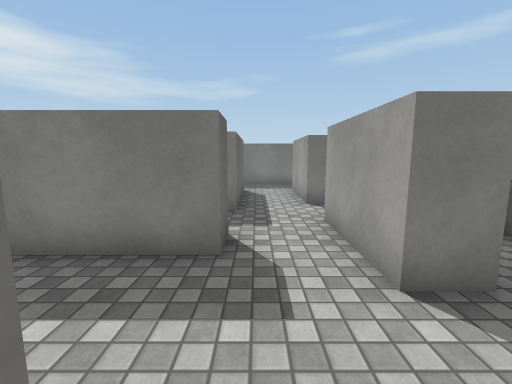
View 1 (above)

17 first-person views from a walk through a Unity game level. The camera is 1.4 m above the floor, tilts 8° down and sees 90° across. The floor is counted in squares, 1 m on a side. Each view is taken from the middle of a square. On the plan, view 1 faces up. The plan holds only what a view shows up to about 13 squares ahead; the rest is blank. The player is left out. Surface patterns are stand-ins for the level's own textures.

View 2
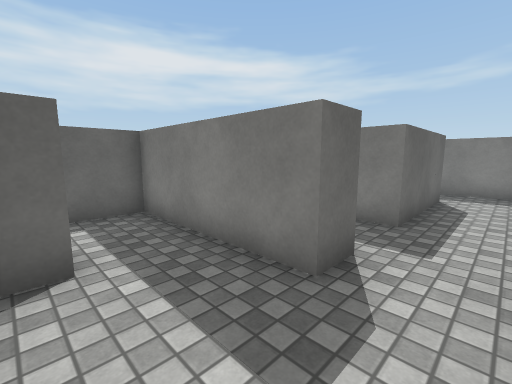

View 3
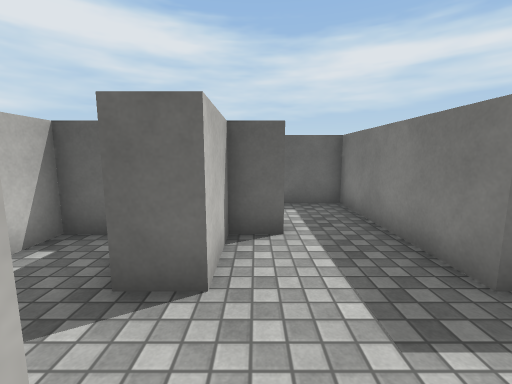

View 4
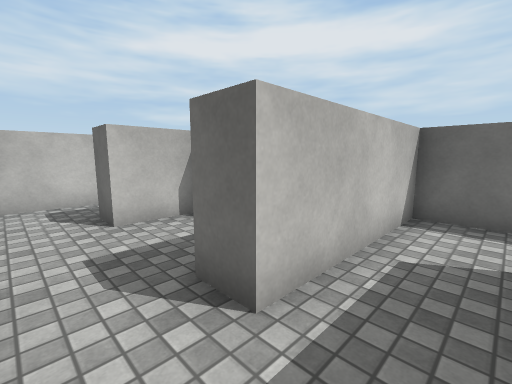

View 5
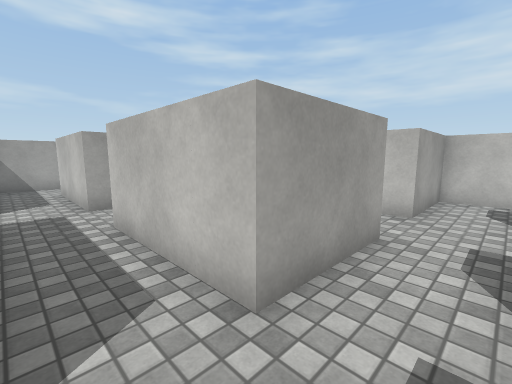

View 6
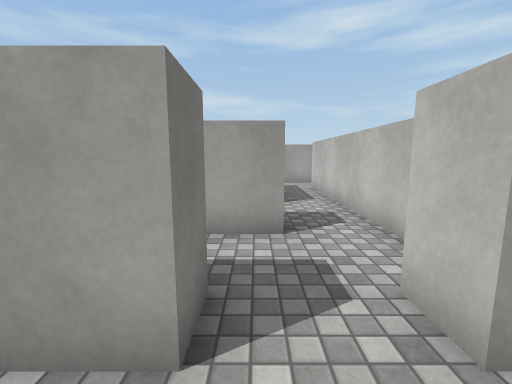

View 7
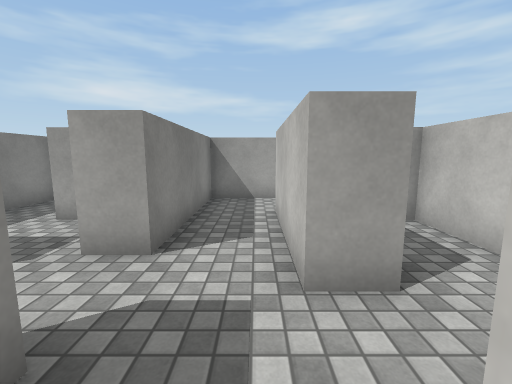

View 8
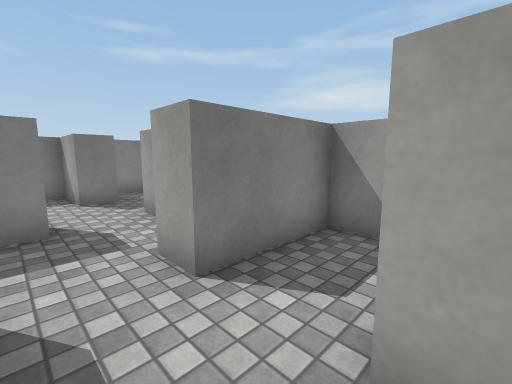

View 9
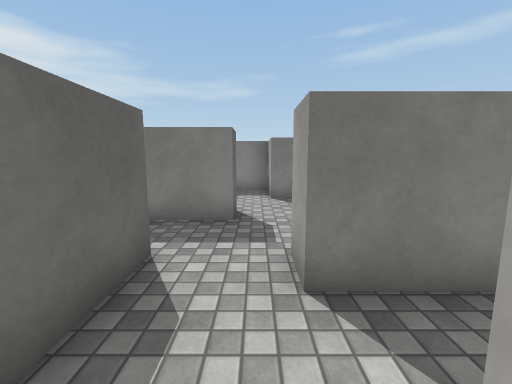

View 10
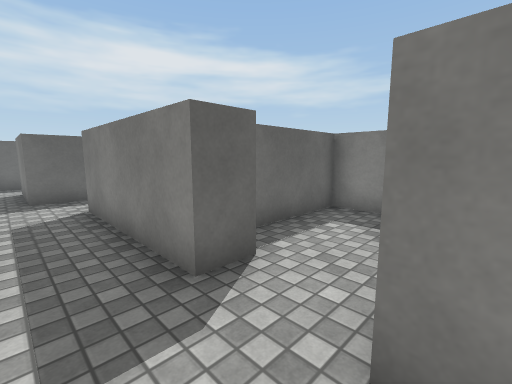

View 11
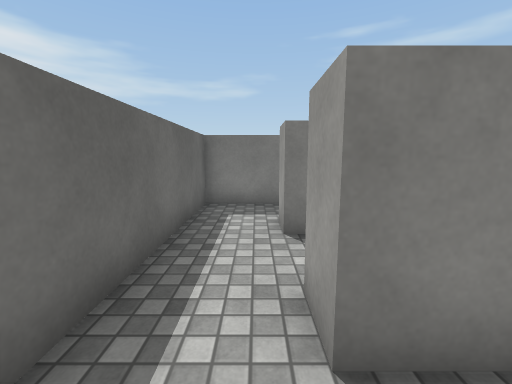

View 12
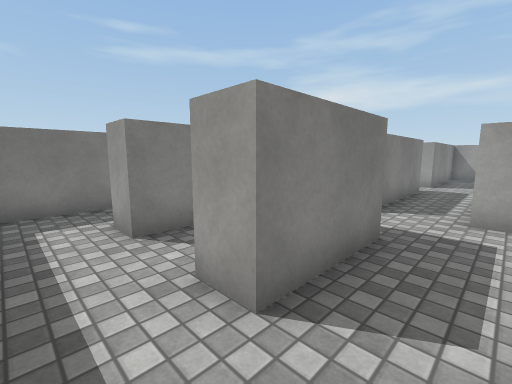

View 13
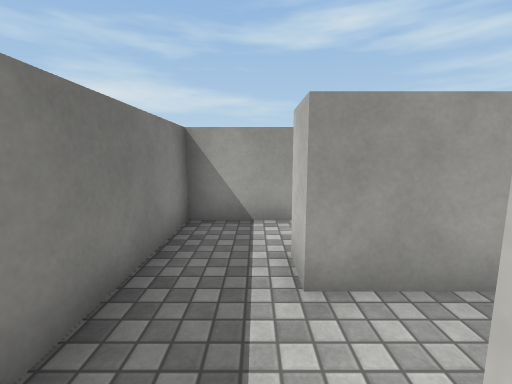

View 14
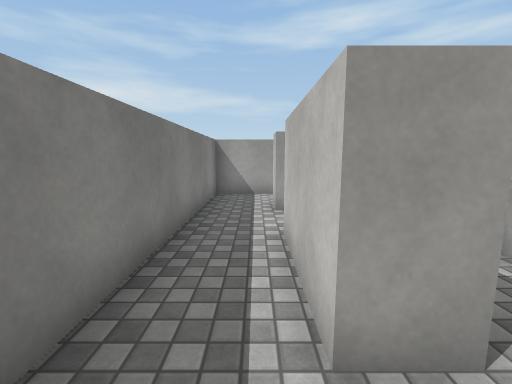

View 15
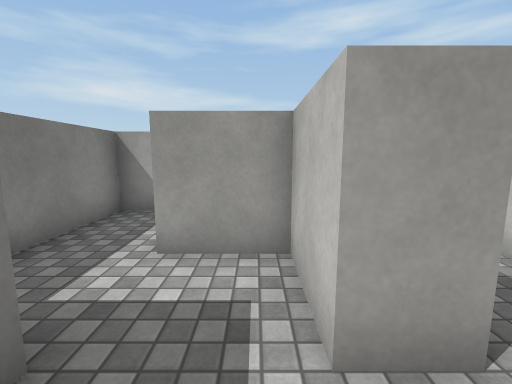

View 16
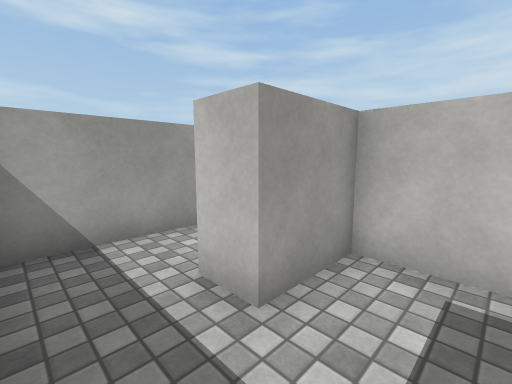

View 17
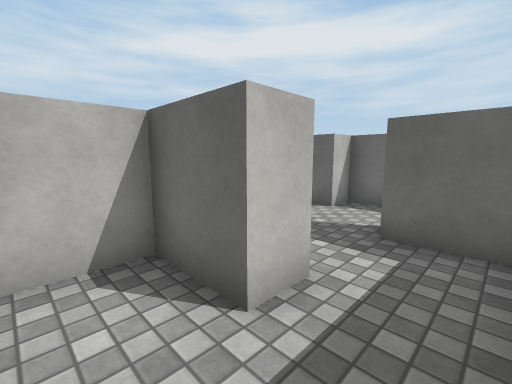

### Floor plan
Points are (right, up) in squares from view 1. A wall is a line through its corners. A room is listed if a view was taken in it or the views show most of it. See-through windows are left out.
Room 1 (views 1, 2, 3, 6)
walls: (-2.5, 1.6) (-2.5, 0.5); (2.6, 2.5) (1.5, 2.5) (1.5, 4.5); (-0.5, 4.5) (-0.5, 3.5) (-2.5, 3.5); (-2.5, -1.6) (-2.5, -2.5) (1.5, -2.5) (1.5, 0.5) (2.5, 0.5)
ways out: opening at (0.5, 4) to room 2; opening at (2, 1.5) to room 6; opening at (-3, 2.5)
objects: white block (-2, 0) to (-1, 0)
Room 2 (views 4, 5, 11, 12)
walls: (-0.5, 8.5) (-0.5, 6.5) (-3.5, 6.5) (-3.5, 7.5); (-5.5, 7.5) (-5.5, 4.5) (-0.5, 4.5); (1.5, 4.5) (1.5, 5.5); (1.5, 7.5) (1.5, 8.4)
ways out: opening at (0.5, 4) to room 1; opening at (0.5, 8) to room 4; opening at (2, 6.5) to room 6; opening at (-4.5, 7) to room 8
Room 3 (views 7, 8, 9, 10)
walls: (7.5, 1.9) (7.5, 2.5); (4.1, -0.5) (11.5, -0.5); (7.5, 4.5) (7.5, 5.5) (11.5, 5.5); (4.4, 5.5) (5.5, 5.5) (5.5, 4.6); (13.5, 5.1) (13.5, 7.5) (8.5, 7.5) (8.5, 8.5); (6.5, 8.5) (6.5, 7.5) (4.5, 7.5)
ways out: opening at (7.5, 8) to room 5; opening at (5, 0.5) to room 6; opening at (5, 6.5) to room 6; opening at (6.5, 2) to room 7; opening at (6.5, 5) to room 7
Room 4 (views 13, 14)
walls: (-3.5, 10.5) (-0.5, 10.5) (-0.5, 8.5); (4.5, 10.1) (4.5, 12.5) (-5.5, 12.5) (-5.5, 10.5)
ways out: opening at (0.5, 8) to room 2; opening at (-4.5, 10) to room 8
objects: white block (2, 9) to (2, 10)
Room 5 (views 15, 16, 17)
walls: (8.5, 8.5) (13.1, 8.5); (13.5, 9.1) (13.5, 12.5) (5.5, 12.5) (5.5, 8.5) (6.5, 8.5)
ways out: opening at (7.5, 8) to room 3
objects: white block (8, 11) to (8, 12); white block (11, 9) to (11, 10)
Room 6 (no view inside)
walls: (1.5, 5.5) (2.5, 5.5); (4.5, 1.4) (4.5, 4.5); (4.5, 7.5) (1.5, 7.5)
ways out: opening at (2, 1.5) to room 1; opening at (2, 6.5) to room 2; opening at (5, 0.5) to room 3; opening at (5, 6.5) to room 3
objects: white block (3, 5) to (4, 5)
Room 7 (no view inside)
walls: (8.5, 2.5) (10.5, 2.5) (10.5, 4.5) (7.5, 4.5); (5.5, 4.6) (5.5, 3.4)
ways out: opening at (6.5, 2) to room 3; opening at (6.5, 5) to room 3
Room 8 (no view inside)
walls: (-2.2, 9.5) (-3.5, 9.5) (-3.5, 10.5); (-5.5, 10.5) (-5.5, 7.5)
ways out: opening at (-4.5, 7) to room 2; opening at (-4.5, 10) to room 4

Where each view was taken, in squares from view 1:
view 1: 0 up, 0 right, facing up
view 2: 1 up, 1 right, facing up-left
view 3: 1 up, 2 right, facing left
view 4: 6 up, 1 right, facing down-left
view 5: 7 up, 0 right, facing down-right
view 6: 2 up, 0 right, facing right
view 7: 6 up, 5 right, facing right
view 8: 2 up, 6 right, facing up-right
view 9: 2 up, 7 right, facing up
view 10: 6 up, 9 right, facing up-left
view 11: 5 up, 4 left, facing up
view 12: 5 up, 5 left, facing up-right
view 13: 11 up, 1 left, facing right
view 14: 11 up, 5 left, facing right
view 15: 9 up, 7 right, facing right
view 16: 12 up, 9 right, facing down-right
view 17: 12 up, 13 right, facing down-left
